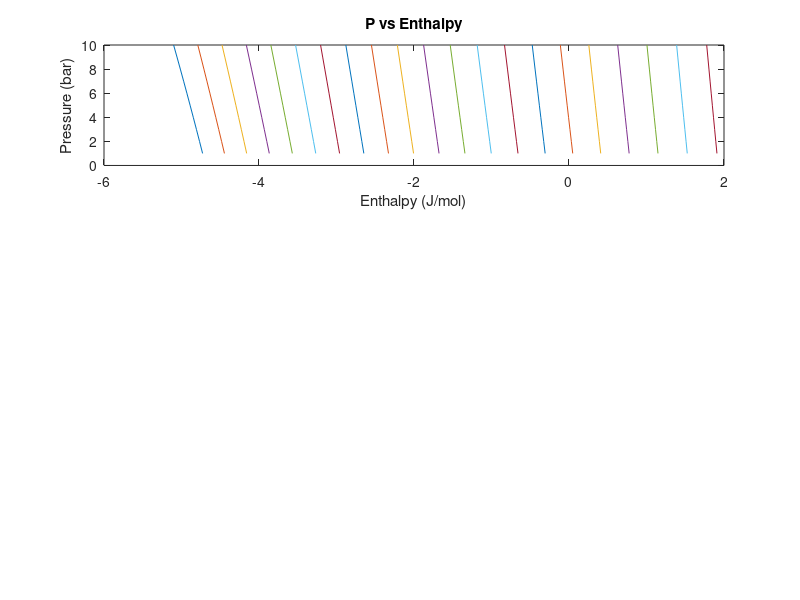

MATLAB code to generate this figure: (Note: this script raises an error after producing the figure.)
function mainfunction()
    % Define constants
    tc = 190.564;          % Critical temperature (K)
    pc = 45.992 * 10^5;    % Critical pressure (Pa)
    w = 0.01142;           % Acentric factor
    R = 8.314;             % Gas constant (Pa*m^3/(mol*K))
    a = 0.2283;            % Value of a
    b = 4.28 * 10^(-5);     % Value of b 
    

     % Constants for ideal gas specific heat capacity as a function of T
    a1 = 19.875;
    b1 = 5.021e-2;
    c1 = 1.268e-5;
    d1 = -11.004e-9;

    % Calculate k using the acentric factor w`
    k = 0.37464 + 1.54226 * w - 0.26992 * w^2;

    % Define a range of temperatures and pressures
    T_range = 150:10:350;      % Temperature range in Kelvin
    p_range = 1e5:1e5:10e5;   % Pressure range in Pa 

    % Initialize arrays to store results
    enthalpy_values = zeros(length(T_range), length(p_range));
    entropy_values = zeros(length(T_range), length(p_range));
    molar_volume_values = zeros(length(T_range), length(p_range));

    % Loop through each temperature and pressure, and calculate properties
    for i = 1:length(T_range)
        T = T_range(i);
        alpha = alphat(k, T, tc);

        for j = 1:length(p_range)
            p = p_range(j);
            Z = calculate_Z(p, T, a, b, R);
            enthalpy_values(i, j) = calculate_enthalpy(T, p, b, Z);
            entropy_values(i, j) = calculate_entropy(T, p, Z, b);
            molar_volume_values(i, j) = Z * R * T / p;  % Molar volume calculation

            % Display the results for each temperature and pressure
            fprintf('Temperature: %.2f K, Pressure: %.2f bar, Enthalpy: %.4f J/mol, Entropy: %.4f J/(mol*K), Molar Volume: %.7f m^3/mol\n', T, p / 1e5, enthalpy_values(i, j), entropy_values(i, j), molar_volume_values(i, j));
        end
    end

    
    % Plot p vs enthalpy, t vs entropy, and p vs vbar
    figure;

    % P vs Enthalpy
    subplot(3, 1, 1);
    plot( enthalpy_values/1e3,p_range / 1e5);  % Convert Pa to bar for x-axis
    xlabel('Enthalpy (J/mol)');
    ylabel('Pressure (bar)');
    title('P vs Enthalpy');
    legend(string(T_range), 'Location', 'best');

    % T vs Entropy
    subplot(3, 1, 2);
    plot( entropy_values,T_range); 
    xlabel('Entropy (J/(mol*K))');
    ylabel('Temperature (K)');
    title('T vs Entropy');
    legend(string(p_range / 1e5), 'Location', 'best');  % Use bar for pressure in legend

    % P vs Molar Volume
    subplot(3, 1, 3);
    plot( molar_volume_values,p_range / 1e5);
    xlabel('Molar Volume (m^3/mol)');
    ylabel('Pressure (bar)');
    title('P vs Molar Volume');
    legend(string(T_range), 'Location', 'best');

    hold off;

    % Nested functions
    function alpha = alphat(k, T, tc)
        alpha = (1 + k * (1 - sqrt(T / tc)))^2;
    end

    function Z = calculate_Z(p, T, a, b, R)
        B = b * p / (R * T);
        A = a * p / (R^2 * T^2);

        % Coefficients of the cubic equation for Z
        coeffs = [1, (-1 + B), (A - 3 * B^2 - 2 * B), -(A * B - B^2 - B^3)];

        % Solve the cubic equation numerically
        z_roots = roots(coeffs);

        % Filter out real, positive roots
        real_positive_roots = z_roots(imag(z_roots) == 0 & real(z_roots) > 0);

        
        if ~isempty(real_positive_roots)
            Z = real_positive_roots(1); 
        else
            Z = NaN;  % If no real positive solutions are found
            warning('No valid Z found for T = %.2f K and P = %.2f Pa.', T, p);
        end
    end

    function d_alpha = dalpha_dT(k, T, tc)
        d_alpha = (-k/sqrt(T*tc))*(k*(1-sqrt(T/tc))+1);
        %(-k / (2 * sqrt(T * tc))) * (1 + k * (1 - sqrt(T / tc)));
    end

    function integral_cp = cp_dt(T_start, T_end)
        integral_cp = a1 * (T_end - T_start) + (b1 / 2) * (T_end^2 - T_start^2) + (c1 / 3) * (T_end^3 - T_start^3) + (d1 / 4) * (T_end^4 - T_start^4);
                      
    end

    
       
        
      function enthalpy = calculate_enthalpy(T, p, b, Z)
        B = b * p / (R * T);

        % Reference temperature and pressure
        T_ref = 298.15;
        p_ref=10^5;
          
        % Integral of cp over the temperature range
        integral_cp = cp_dt(T_ref, T);
        
        % Calculate dAlpha/dT and delta_h
        dAlpha_dT = dalpha_dT(k, T, tc);
        delta_h = R * T * (Z - 1) + ((T * dAlpha_dT * a - a) / (2.828 * b)) * log((Z + (1 + sqrt(2)) * B) / (Z + (1 - sqrt(2)) * B));
     
        enthalpy = integral_cp + delta_h;
    end

    function delta_s_ideal_gas = integral_cp_by_t(T_start, T_end, p)
        delta_s_ideal_gas = a1 * log(T_end / T_start) + b1 * (T_end - T_start) + c1 * (T_end^2 - T_start^2) / 2 + d1 * (T_end^3 - T_start^3) / 3 - R * log(p / 1e5);
                            
    end

    function entropy = calculate_entropy(T, p, Z, b)
        B = b * p / (R * T);

        % Reference temperature and pressure
        T_ref = 298.15;
         p_ref=10^5;
       % Integral of cp/T over the temperature range
        delta_s_ideal_gas = integral_cp_by_t(T_ref, T, p);
       % Calculate dAlpha/dT and delta_s
        dAlpha_dT = dalpha_dT(k, T, tc);
        delta_s = R * (Z - B) + (dAlpha_dT * a) / (2.828 * b) * log((Z + (1 + sqrt(2)) * B) / (Z + (1 - sqrt(2)) * B));
        
        entropy = delta_s_ideal_gas + delta_s;
    end
end
